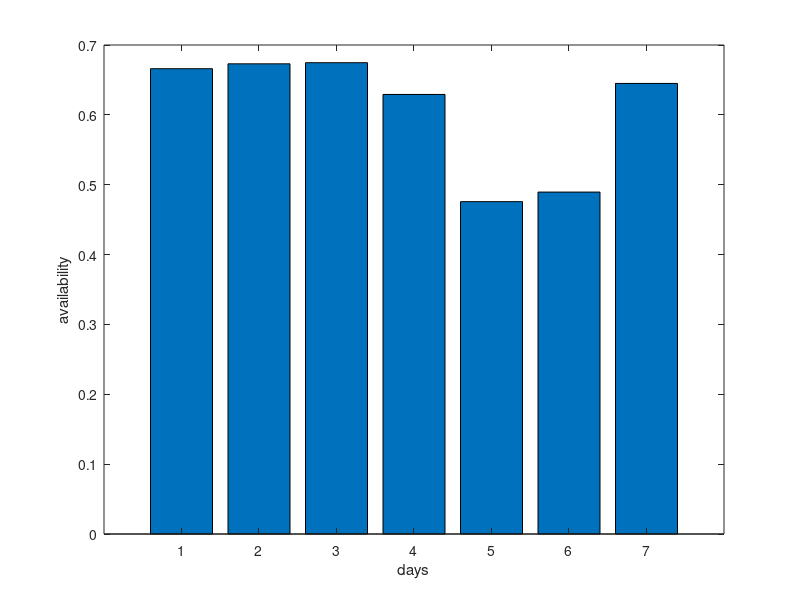

Here is the MATLAB script that generated this plot:
%pings = importdata('Pings.txt');
pings = importdata('PingData00.txt');

pings = mean(pings);

days = [];
for day = 1:35
    tmp = zeros(1,24);
    tmp(tmp == 0) = day;
    days = horzcat(days,tmp);
end

out = grpstats(pings, days, @mean)

weekDays = [];
% 1 .. 35 days
for (weekDay = 1:length(pings)/24)
    weekDays = horzcat(weekDays, mod(weekDay, 7));
end
% per weekday
weekDaysOut = grpstats(out, weekDays, @mean)
bar(weekDaysOut)
ylabel('availability');
xlabel('days');

% per day
%bar(out)
%ylabel('availability');
%xlabel('days');